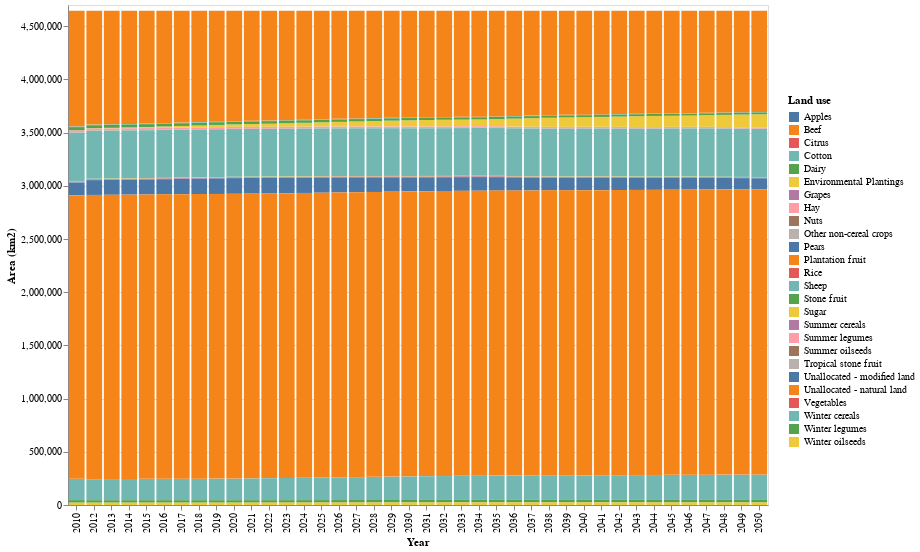

Notebook source saved alongside this figure:
### Code cell
# HIDE CODE
lu_area = get_AREA_lu(crosstab_lu)
plot_area_lu(lu_area)

### Figure 1 — Vega-Lite specification as saved in the notebook (floating-point values rounded to 4 significant figures; data arrays with more than 128 entries replaced by an {"elided": "..."} marker saying what was removed)
{"config": {"view": {"continuousWidth": 300, "continuousHeight": 300}}, "data": {"name": "data-5205091d37ee0849f2b4f2257b61c72c"}, "mark": {"type": "bar"}, "encoding": {"color": {"field": "Land use", "legend": {"direction": "vertical", "legendX": 720, "legendY": 90, "orient": "none", "title": "Land use", "titleAnchor": "start"}, "title": "Land use", "type": "nominal"}, "tooltip": [{"field": "Year", "type": "quantitative"}, {"field": "Land use", "type": "nominal"}, {"field": "Area (km2)", "type": "quantitative"}], "x": {"field": "Year", "title": "Year", "type": "ordinal"}, "y": {"field": "Area (km2)", "scale": {"domain": [0, 4700000]}, "title": "Area (km2)", "type": "quantitative"}}, "height": 500, "width": 700, "$schema": "https://vega.github.io/schema/vega-lite/v5.15.1.json", "datasets": {"data-5205091d37ee0849f2b4f2257b61c72c": {"elided": "1040 records"}}}
